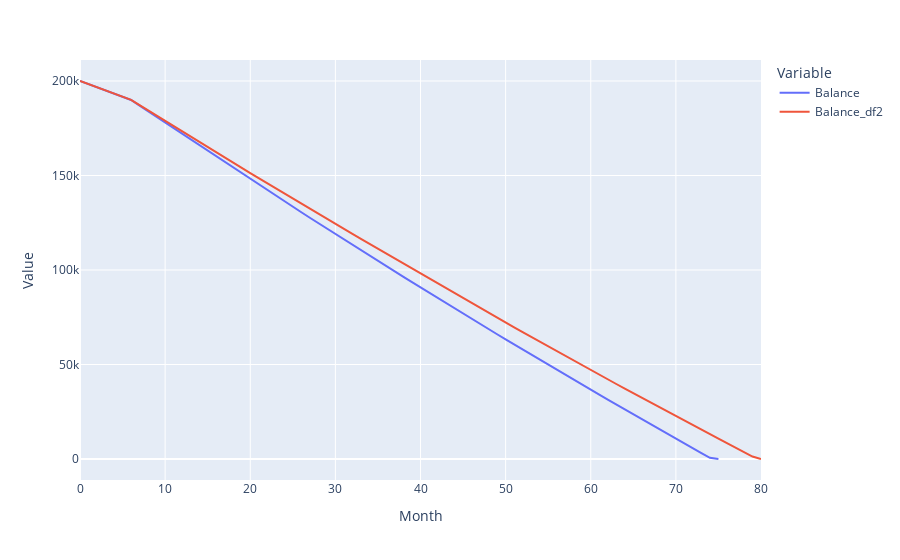
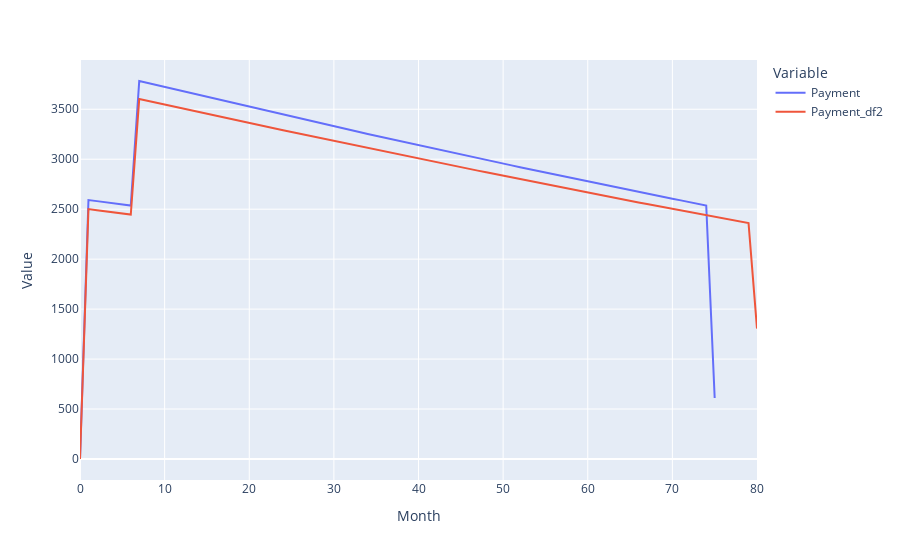

Notebook source saved alongside these figures, in order:
### Code cell
#浮动利率1年后降到4.5%并维持，固定3年后改成4.5%

#Double + 8%
newPay=[1258.213]*6+[1258.213*2]*200
result1=Amortization(Balance=[200000], Rate=[[1, 0.0575/12],[2, 0.055/12],[5, 0.0525/12],[7, 0.05/12],
                                             [10, 0.0475/12], [13, 0.045/12]], Payment=newPay, BalancePctPay=0.08/12)
result1.CalcTime()

newPay=[1168.015]*6+[1168.015*2]*300
result2=Amortization(Balance=[200000], Rate=[[1, 0.0499/12], [37, 0.045/12]], Payment=newPay, BalancePctPay=0.08/12)
result2.CalcTime()

plotResult({"df1":result1.data, "df2":result2.data})

#结论：浮动利息2万9，固定3万2，相差3000
